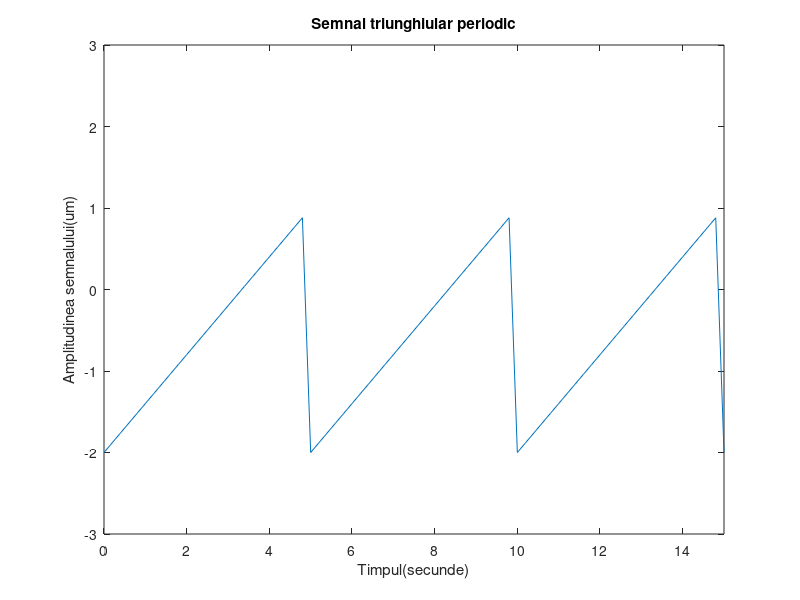

This chart was generated by the following MATLAB code:
t=0:.2:15;
%3 Perioade/200ms
x=1.5*sawtooth(0.4*pi*t)-0.5;
%->Atribuim variabilei x o functie ce genereaza un semnal triunghiular
plot(t,x)
%->Folosim functia plot pentru a genera un grafic cu parametrii t si x
axis([0 15 -3 3])
%->Folosim functia axis pentru a delimita limitele graficului generat
%de plot
xlabel('Timpul(secunde)')
ylabel('Amplitudinea semnalului(um)')
title('Semnal triunghiular periodic')
